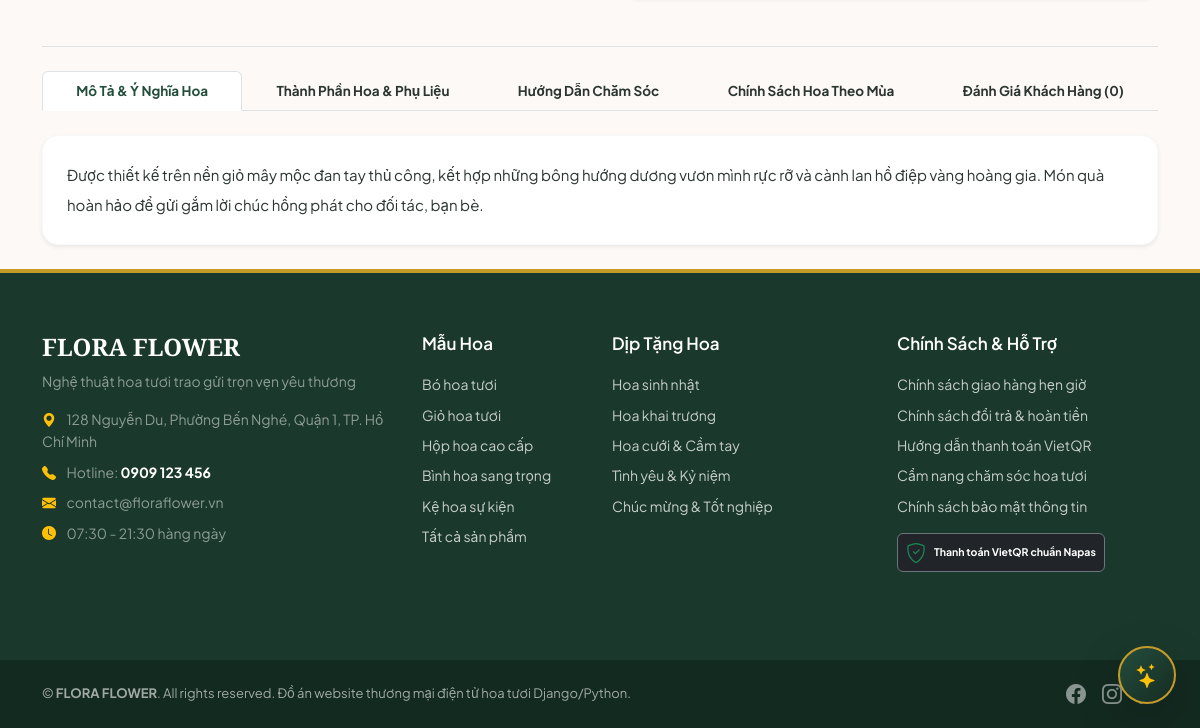
Page /products/gio-hoa-khai-truong-thinh-vuong (signed in, lower part) on the earlier database version.
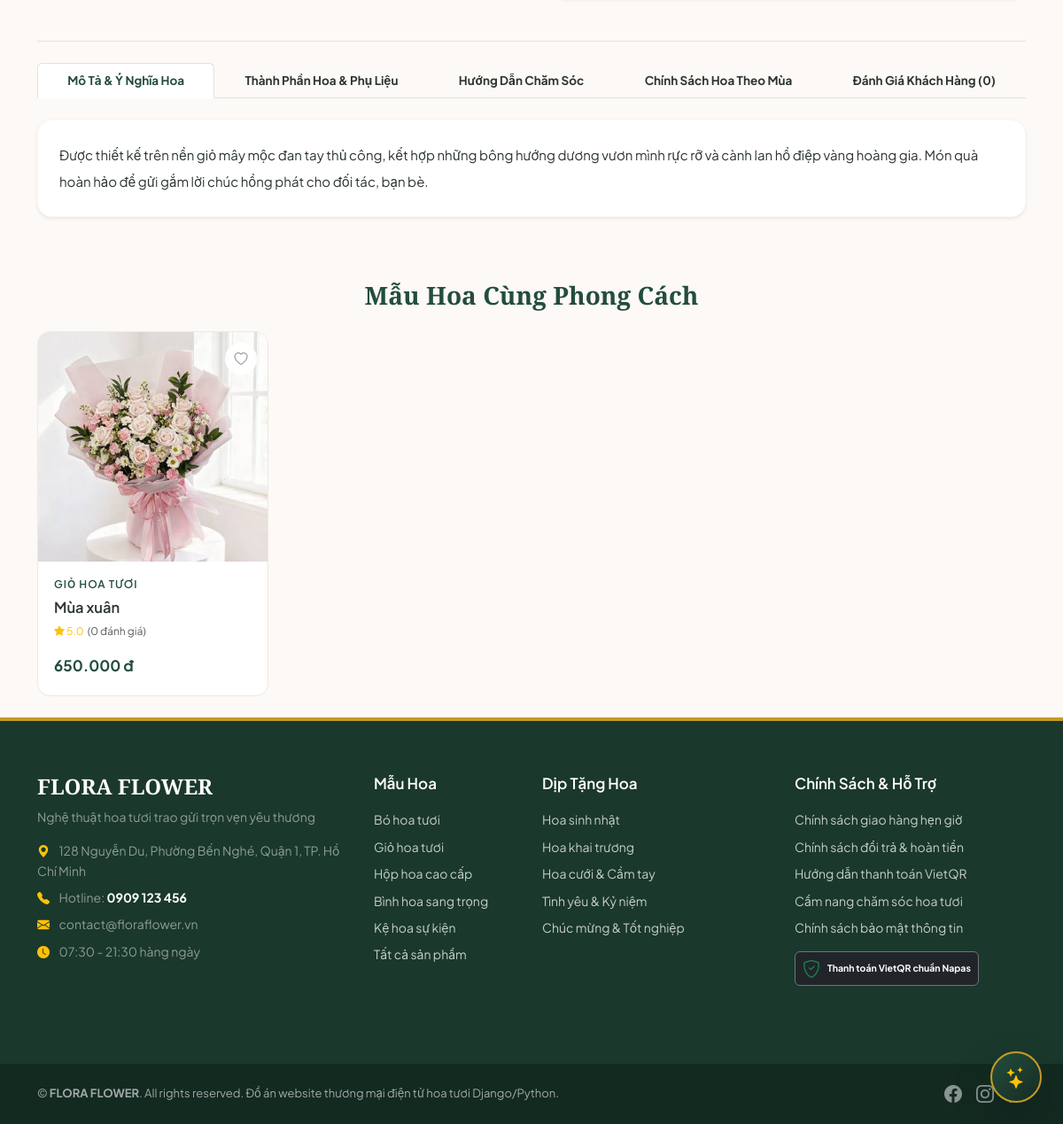
Same page on the later database version.
### app/models/catalog.py (models this page shows, shortened)
class Category(db.Model):
    __tablename__ = 'catalog_category'
    id = db.Column(db.Integer, primary_key=True)
    name = db.Column(db.String(100), nullable=False)
    slug = db.Column(db.String(120), unique=True, nullable=False, index=True)
    description = db.Column(db.Text, default='', nullable=False)
    image = db.Column(ImageColumn(200), nullable=True)
    icon = db.Column(db.String(50), default='bi-flower1', nullable=False)
    is_active = db.Column(db.Boolean, default=True, nullable=False)
    display_order = db.Column(db.Integer, default=0, nullable=False)
    products = db.relationship('Product', backref='primary_category', lazy='dynamic', foreign_keys='Product.primary_category_id')

class Occasion(db.Model):
    __tablename__ = 'catalog_occasion'
    id = db.Column(db.Integer, primary_key=True)
    name = db.Column(db.String(100), nullable=False)
    slug = db.Column(db.String(120), unique=True, nullable=False, index=True)
    description = db.Column(db.Text, default='', nullable=False)
    image = db.Column(ImageColumn(200), nullable=True)
    icon = db.Column(db.String(50), default='bi-heart', nullable=False)
    is_active = db.Column(db.Boolean, default=True, nullable=False)
    display_order = db.Column(db.Integer, default=0, nullable=False)

class Product(db.Model):
    __tablename__ = 'catalog_product'
    id = db.Column(db.Integer, primary_key=True)
    name = db.Column(db.String(200), nullable=False, index=True)
    slug = db.Column(db.String(220), unique=True, nullable=False, index=True)
    sku = db.Column(db.String(50), unique=True, nullable=False, index=True)
    main_image = db.Column(ImageColumn(200), default='', nullable=True)
    presentation_style = db.Column(db.String(20), default='BOUQUET', nullable=False)
    color_tone = db.Column(db.String(20), default='MIXED', nullable=False)
    short_description = db.Column(db.String(300), default='', nullable=False)
    description = db.Column(db.Text, default='', nullable=False)
    flower_composition = db.Column(db.String(350), default='', nullable=False)
    care_instructions = db.Column(db.Text, default='', nullable=False)
    seasonal_policy_notes = db.Column(db.Text, default='', nullable=False)
    status = db.Column(db.String(20), default='PUBLISHED', nullable=False)  # PUBLISHED, DRAFT, ARCHIVED
    is_featured = db.Column(db.Boolean, default=False, nullable=False)
    is_bestseller_manual = db.Column(db.Boolean, default=False, nullable=False)
    created_at = db.Column(db.DateTime, default=datetime.utcnow, nullable=False)
    updated_at = db.Column(db.DateTime, default=datetime.utcnow, onupdate=datetime.utcnow, nullable=False)
    primary_category_id = db.Column(db.BigInteger, db.ForeignKey('catalog_category.id'), nullable=False)
    variants = db.relationship('ProductVariant', backref='product', lazy='dynamic', cascade='all, delete-orphan')
    gallery_images = db.relationship('ProductImage', backref='product', lazy='dynamic', cascade='all, delete-orphan')
    occasions = db.relationship('Occasion', secondary=product_occasions, backref=db.backref('products', lazy='dynamic'))
    flower_types = db.relationship('FlowerType', secondary=product_flower_types, backref=db.backref('products', lazy='dynamic'))
    reviews = db.relationship('ProductReview', backref='product', lazy='dynamic', cascade='all, delete-orphan')
    @property
    def default_variant(self):
        v = self.variants.filter_by(is_default=True).first()
        if not v:
            v = self.variants.first()
        return v
    @property
    def min_price(self):
        prices = [v.effective_price for v in self.variants.all() if v.effective_price is not None]
        return min(prices) if prices else Decimal('0.00')
    @property
    def average_rating(self):
        approved = self.reviews.filter_by(status='APPROVED').all()
        if not approved:
            return 5.0
        return round(sum(r.rating for r in approved) / len(approved), 1)
    @property
    def approved_reviews_count(self):
        return self.reviews.filter_by(status='APPROVED').count()
    @property
    def total_sold_count(self):
        from app.models.order import OrderItem, Order
        sold = db.session.query(db.func.sum(OrderItem.quantity))\
            .join(Order, Order.id == OrderItem.order_id)\
            .join(ProductVariant, ProductVariant.id == OrderItem.product_variant_id)\
            .filter(ProductVariant.product_id == self.id)\
            .filter(Order.status.in_(['COMPLETED', 'DELIVERING', 'READY', 'PREPARING', 'CONFIRMED']))\
            .scalar()
        return sold or 0

class ProductVariant(db.Model):
    __tablename__ = 'catalog_productvariant'
    id = db.Column(db.Integer, primary_key=True)
    product_id = db.Column(db.BigInteger, db.ForeignKey('catalog_product.id', ondelete='CASCADE'), nullable=False)
    name = db.Column(db.String(100), nullable=False)
    size_code = db.Column(db.String(10), default='STANDARD', nullable=False)
    sku = db.Column(db.String(60), unique=True, nullable=False, index=True)
    price = db.Column(db.Numeric(12, 2), nullable=False)
    sale_price = db.Column(db.Numeric(12, 2), nullable=True)
    stock = db.Column(db.Integer, default=10, nullable=False)
    low_stock_threshold = db.Column(db.Integer, default=3, nullable=False)
    is_default = db.Column(db.Boolean, default=False, nullable=False)
    @property
    def effective_price(self):
        if self.sale_price and self.sale_price > 0 and self.sale_price < self.price:
            return self.sale_price
        return self.price
    @property
    def is_on_sale(self):
        return bool(self.sale_price and self.sale_price > 0 and self.sale_price < self.price)

### app/blueprints/catalog.py (the view)
@bp.route('/products/<slug>')
def product_detail(slug):
    product = Product.query.filter_by(slug=slug).first_or_404()
    if product.status == 'ARCHIVED':
        abort(404)
    variants = product.variants.order_by(ProductVariant.price.asc()).all()
    default_variant = product.default_variant
    images = product.gallery_images.order_by(ProductImage.display_order.asc()).all()
    accessories = Accessory.query.filter_by(is_active=True).order_by(Accessory.display_order.asc()).all()
    related_products = Product.query.filter(
        Product.primary_category_id == product.primary_category_id,
        Product.id != product.id,
        Product.status == 'PUBLISHED'
    ).limit(4).all()
    from flask_login import current_user
    from app.forms.review import ReviewForm
    reviews = product.reviews.filter_by(status='APPROVED').all()
    is_favorited = False
    if current_user.is_authenticated:
        is_favorited = current_user.wishlist_items.filter_by(product_id=product.id).first() is not None
    review_form = ReviewForm()
    can_review = current_user.is_authenticated
    return render_template(
        'shop/product_detail.html',
        product=product,
        variants=variants,
        default_variant=default_variant,
        images=images,
        accessories=accessories,
        related_products=related_products,
        reviews=reviews,
        is_favorited=is_favorited,
        review_form=review_form,
        can_review=can_review
    )

### app/jinja_compat.py (called while the page is built)
def resolve_url(name, **kwargs):
    endpoint = URL_MAP.get(name, name)
    if 'pk' in kwargs and 'id' not in kwargs:
        kwargs['id'] = kwargs.pop('pk')
    if 'transaction_id' in kwargs and 'id' not in kwargs:
        kwargs['id'] = kwargs.pop('transaction_id')
    if 'variant_id' in kwargs and 'id' not in kwargs:
        kwargs['id'] = kwargs.pop('variant_id')
    try:
        return url_for(endpoint, **kwargs)
    except Exception:
        return f"#{name}"

    def _render_csrf(self):
        from flask_wtf.csrf import generate_csrf
        token = generate_csrf()
        return Markup(f'<input type="hidden" name="csrf_token" value="{token}">')

    def _render_static(self, path):
        return url_for('static', filename=path)

    def _render_url(self, name, **kwargs):
        return resolve_url(name, **kwargs)

### app/models/cart.py (called while the page is built)
    @property
    def total_items_count(self):
        return sum(item.quantity for item in self.items.all())

### app/models/core.py (called while the page is built)
    @staticmethod
    def get_settings():
        setting = ShopSetting.query.first()
        if not setting:
            setting = ShopSetting()
            db.session.add(setting)
            db.session.commit()
        return setting

### templates/shop/product_detail.html (shortened to what this page needs)
{% extends 'base.html' %}
{% load static core_tags %}
{% block content %}
<div class="container py-4">
    <div class="mt-5 pt-4 border-top">
        <ul class="nav nav-tabs nav-fill mb-4" id="productTabs" role="tablist">
            <li class="nav-item">
                <button class="nav-link active fw-bold py-3" id="desc-tab" data-bs-toggle="tab" data-bs-target="#descTab">
                    Mô Tả & Ý Nghĩa Hoa
                </button>
            </li>
            <li class="nav-item">
                <button class="nav-link fw-bold py-3" id="comp-tab" data-bs-toggle="tab" data-bs-target="#compTab">
                    Thành Phần Hoa & Phụ Liệu
                </button>
            </li>
            <li class="nav-item">
                <button class="nav-link fw-bold py-3" id="care-tab" data-bs-toggle="tab" data-bs-target="#careTab">
                    Hướng Dẫn Chăm Sóc
                </button>
            </li>
            {% if shop_setting.seasonal_policy_text or product.seasonal_policy_notes %}
            <li class="nav-item">
                <button class="nav-link fw-bold py-3" id="season-tab" data-bs-toggle="tab" data-bs-target="#seasonTab">
                    Chính Sách Hoa Theo Mùa
                </button>
            </li>
            {% endif %}
            <li class="nav-item">
                <button class="nav-link fw-bold py-3" id="reviews-tab" data-bs-toggle="tab" data-bs-target="#reviewsTab">
                    Đánh Giá Khách Hàng ({{ reviews|length }})
                </button>
            </li>
        </ul>
        <div class="tab-content p-4 bg-white rounded-4 shadow-sm border border-light" id="productTabsContent">
            <div class="tab-pane fade show active" id="descTab">
                <div class="lh-lg" style="white-space: pre-line;">{{ product.description }}</div>
            </div>
        </div>
    </div>
    {% if related_products %}
    <div class="mt-5 pt-4">
        <h3 class="font-serif fs-3 mb-4 text-center">Mẫu Hoa Cùng Phong Cách</h3>
        <div class="row g-4">
            {% for rel in related_products %}
                <div class="col-6 col-md-3">
                    {% with product=rel %}{% include 'shop/components/product_card.html' %}{% endwith %}
                </div>
            {% endfor %}
        </div>
    </div>
    {% endif %}
</div>
{% endblock %}

### templates/shop/components/product_card.html (shortened to what this page needs)
{% load static core_tags %}
<div class="product-card">
    <button type="button" class="btn-wishlist-circle btn-wishlist-toggle {% if product.id in wishlist_product_ids %}active{% endif %}" data-product-id="{{ product.id }}" title="Lưu vào yêu thích">
        <i class="bi {% if product.id in wishlist_product_ids %}bi-heart-fill{% else %}bi-heart{% endif %}"></i>
    </button>
    <a href="{% url 'catalog:product_detail' slug=product.slug %}" class="product-thumb-wrapper">
        {% if product.main_image %}
            <img src="{{ product.main_image.url }}" alt="{{ product.name }}" loading="lazy">
        {% else %}
            <div class="d-flex align-items-center justify-content-center h-100 bg-light text-muted">
                <i class="bi bi-flower1 fs-1"></i>
            </div>
        {% endif %}
    </a>
    <div class="product-info">
        <div class="product-category-meta">
            {{ product.primary_category.name }}
        </div>
        <a href="{% url 'catalog:product_detail' slug=product.slug %}" class="product-title text-decoration-none">
            {{ product.name }}
        </a>
        <div class="d-flex align-items-center gap-1 mb-2" style="font-size: 12px;">
            <span class="text-warning"><i class="bi bi-star-fill"></i> {{ product.average_rating }}</span>
            <span class="text-muted">({{ product.approved_reviews_count }} đánh giá)</span>
        </div>
        <div class="product-price-box">
            <span class="price-current">{{ product.min_price|currency }}</span>
        </div>
    </div>
</div>

### templates/footer.html
{% load static core_tags %}
<footer class="main-footer">
    <div class="container">
        <div class="row g-4 pb-5">
            <div class="col-lg-4 col-md-6">
                <h4 class="text-white font-serif mb-2">{{ shop_setting.shop_name }}</h4>
                <p class="text-white-50 mb-3">{{ shop_setting.slogan }}</p>
                <div class="d-flex flex-column gap-2 text-white-50">
                    <div><i class="bi bi-geo-alt-fill text-warning me-2"></i> {{ shop_setting.address }}</div>
                    <div><i class="bi bi-telephone-fill text-warning me-2"></i> Hotline: <strong class="text-white">{{ shop_setting.hotline }}</strong></div>
                    <div><i class="bi bi-envelope-fill text-warning me-2"></i> {{ shop_setting.email }}</div>
                    <div><i class="bi bi-clock-fill text-warning me-2"></i> {{ shop_setting.opening_hours }}</div>
                </div>
            </div>
            <div class="col-lg-2 col-md-6 col-6">
                <h5>Mẫu Hoa</h5>
                <div class="footer-links">
                    {% for cat in nav_categories|slice(":5") %}
                        <a href="{% url 'catalog:category_detail' slug=cat.slug %}">{{ cat.name }}</a>
                    {% endfor %}
                    <a href="{% url 'catalog:product_list' %}">Tất cả sản phẩm</a>
                </div>
            </div>
            <div class="col-lg-3 col-md-6 col-6">
                <h5>Dịp Tặng Hoa</h5>
                <div class="footer-links">
                    {% for occ in nav_occasions|slice(":5") %}
                        <a href="{% url 'catalog:occasion_detail' slug=occ.slug %}">{{ occ.name }}</a>
                    {% endfor %}
                </div>
            </div>
            <div class="col-lg-3 col-md-6">
                <h5>Chính Sách & Hỗ Trợ</h5>
                <div class="footer-links">
                    <a href="{% url 'content:policy' page_type='SHIPPING_POLICY' %}">Chính sách giao hàng hẹn giờ</a>
                    <a href="{% url 'content:policy' page_type='RETURN_POLICY' %}">Chính sách đổi trả & hoàn tiền</a>
                    <a href="{% url 'content:policy' page_type='PAYMENT_POLICY' %}">Hướng dẫn thanh toán VietQR</a>
                    <a href="{% url 'content:policy' page_type='CARE_GUIDE' %}">Cẩm nang chăm sóc hoa tươi</a>
                    <a href="{% url 'content:policy' page_type='PRIVACY_POLICY' %}">Chính sách bảo mật thông tin</a>
                </div>
                <div class="mt-3">
                    <span class="badge bg-dark border border-secondary p-2 d-inline-flex align-items-center gap-2">
                        <i class="bi bi-shield-check text-success fs-5"></i>
                        <span>Thanh toán VietQR chuẩn Napas</span>
                    </span>
                </div>
            </div>
        </div>
    </div>
    <div class="footer-bottom text-center">
        <div class="container d-flex flex-column flex-md-row justify-content-between align-items-center gap-2">
            <div>
                © {{ current_year }} <strong>{{ shop_setting.shop_name }}</strong>. All rights reserved. Đồ án website thương mại điện tử hoa tươi Django/Python.
            </div>
            <div class="d-flex gap-3">
                <a href="{{ shop_setting.facebook_url }}" target="_blank" class="text-white-50"><i class="bi bi-facebook fs-5"></i></a>
                <a href="{{ shop_setting.instagram_url }}" target="_blank" class="text-white-50"><i class="bi bi-instagram fs-5"></i></a>
                <a href="tel:{{ shop_setting.zalo_phone }}" class="text-white-50"><i class="bi bi-chat-dots-fill fs-5"></i></a>
            </div>
        </div>
    </div>
</footer>

Differences in the rows shown:
added Product: main_image (picture), primary_category.name "GIỎ HOA TƯƠI", name "Mùa xuân", average_rating "5.0", approved_reviews_count "0", min_price "650.000 đ"
Other differences:
text now shown: "Mẫu Hoa Cùng Phong Cách"
